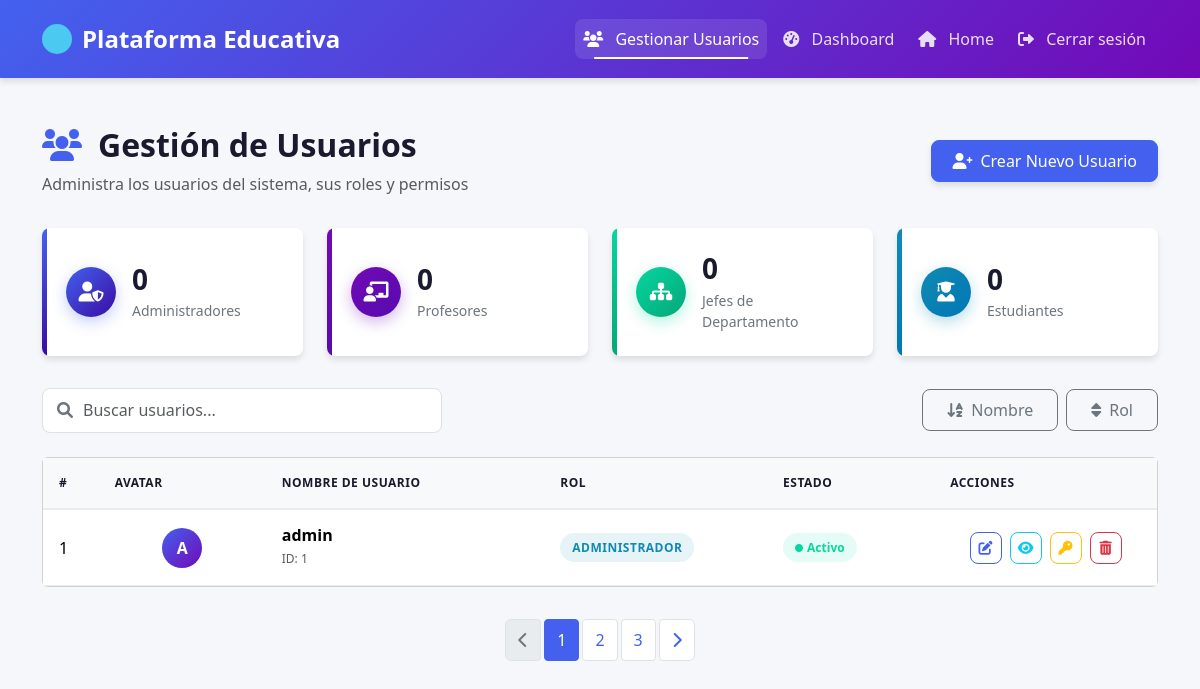
The app's page /list_users (signed in), older data.
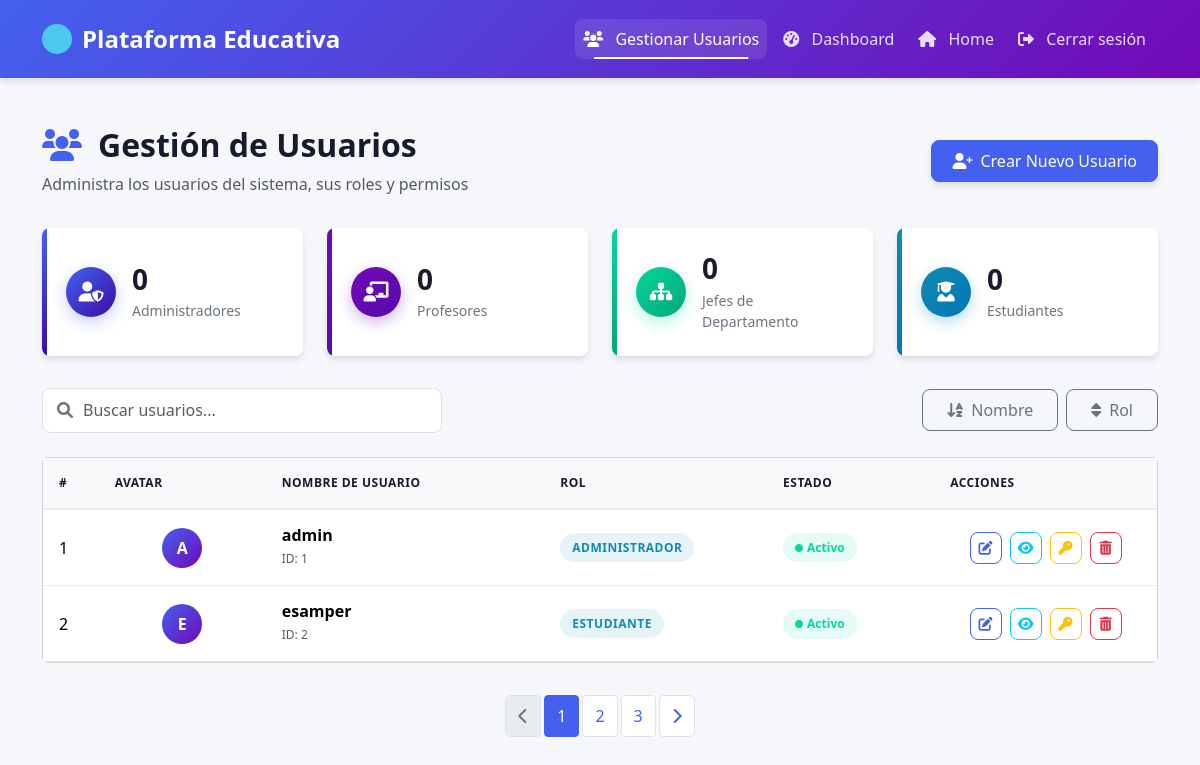
The same page, newer data.
### app/models/usuario.py (models this page shows, shortened)
class Usuario(db.Model, UserMixin):
    __tablename__ = 'usuario'
    id = Column(Integer, primary_key=True)
    nombre_completo = db.Column(db.String(100), nullable=False)
    correo = db.Column(db.String(100), unique=True, nullable=False)
    usuario = Column(String(80), unique=True, nullable=False)
    clave = Column(String(128), nullable=False)
    rol = Column(PgEnum(RolEnum), default=RolEnum.ESTUDIANTE, nullable=False)
    id_estudiante = Column(Integer, ForeignKey('estudiante.id'), nullable=True)
    id_profesor = Column(Integer, ForeignKey('profesor.id'), nullable=True)
    id_administrador = Column(Integer, ForeignKey('administrador.id'), nullable=True)
    id_jefe_departamento = Column(Integer, ForeignKey('jefe_departamento.id'), nullable=True)
    facultad_id = Column(Integer, ForeignKey('facultad.id'), nullable=True)
    facultad = relationship("Facultad", back_populates="profesores")  # O el que prefieras
    estudiante = relationship("Estudiante", back_populates="usuario", uselist=False)
    profesor = relationship("Profesor", back_populates="usuario", uselist=False)
    administrador = relationship("Administrador", back_populates="usuario", uselist=False)
    jefe_departamento = relationship("JefeDepartamento", back_populates="usuario", uselist=False)
    respuestas = relationship("Respuesta", back_populates="usuario", cascade="all, delete-orphan")
    actividades_creadas = relationship("Actividad", back_populates="creador", cascade="all, delete-orphan")
    comentarios = relationship("Comentario", back_populates="autor", cascade="all, delete-orphan")

### app/routes/admin.py (the view)
@admin_bp.route('/list_users')
@login_required
def list_users():
    try:
        users = Usuario.query.all()
        return render_template('users/list.html', users=users)
    except SQLAlchemyError as e:
        flash(f"Error al listar los usuarios: {str(e)}", 'danger')
        return redirect(url_for('admin.create_user'))

### app/extensions.py (called while the page is built)
@login_manager.user_loader
def load_user(user_id):
    return Usuario.query.get(int(user_id))

### app/templates/users/list.html (shortened to what this page needs)
{% extends 'base.html' %}
{% block styles %}
<link rel="stylesheet" href="{{ url_for('static', filename='css/user/management.css') }}">
{% endblock %}
{% block navbar %}
{% include 'components/navbar-dash.html' %}
{% endblock %}
{% block content %}
<div class="container mt-5">
    <div class="page-header animate-on-scroll">
        <div class="header-content">
            <h2><i class="fas fa-users me-3"></i>Gestión de Usuarios</h2>
            <p class="text-muted">Administra los usuarios del sistema, sus roles y permisos</p>
        </div>
        <div class="header-actions">
            <a href="{{ url_for('admin.create_user') }}" class="btn btn-primary">
                <i class="fas fa-user-plus me-2"></i>Crear Nuevo Usuario
            </a>
        </div>
    </div>
    <div class="user-stats animate-on-scroll">
        <div class="stat-card">
            <div class="stat-icon admin-icon">
                <i class="fas fa-user-shield"></i>
            </div>
            <div class="stat-content">
                <h3>{{ users|selectattr('role', 'equalto', 'admin')|list|length }}</h3>
                <p>Administradores</p>
            </div>
        </div>
        <div class="stat-card">
            <div class="stat-icon teacher-icon">
                <i class="fas fa-chalkboard-teacher"></i>
            </div>
            <div class="stat-content">
                <h3>{{ users|selectattr('role', 'equalto', 'teacher')|list|length }}</h3>
                <p>Profesores</p>
            </div>
        </div>
        <div class="stat-card">
            <div class="stat-icon head-icon">
                <i class="fas fa-sitemap"></i>
            </div>
            <div class="stat-content">
                <h3>{{ users|selectattr('role', 'equalto', 'jefe_departamento')|list|length }}</h3>
                <p>Jefes de Departamento</p>
            </div>
        </div>
        <div class="stat-card">
            <div class="stat-icon student-icon">
                <i class="fas fa-user-graduate"></i>
            </div>
            <div class="stat-content">
                <h3>{{ users|selectattr('role', 'equalto', 'student')|list|length }}</h3>
                <p>Estudiantes</p>
            </div>
        </div>
    </div>
    <div class="search-filter-container animate-on-scroll">
        <div class="search-box">
            <i class="fas fa-search"></i>
            <input type="text" id="userSearch" placeholder="Buscar usuarios..." class="form-control">
        </div>
        <div class="filter-options">
            <div class="sort-options">
                <button class="btn btn-outline-secondary" id="sortByUsername">
                    <i class="fas fa-sort-alpha-down me-2"></i>Nombre
                </button>
                <button class="btn btn-outline-secondary" id="sortByRole">
                    <i class="fas fa-sort me-2"></i>Rol
                </button>
            </div>
        </div>
    </div>
    <div class="user-table-container animate-on-scroll">
        <div class="card">
            <div class="card-body p-0">
                <div class="table-responsive">
                    <table class="table user-table" id="userTable">
                        <thead>
                            <tr>
                                <th width="5%">#</th>
                                <th width="15%">Avatar</th>
                                <th width="25%">Nombre de Usuario</th>
                                <th width="20%">Rol</th>
                                <th width="15%">Estado</th>
                                <th width="20%">Acciones</th>
                            </tr>
                        </thead>
                        <tbody>
                            {% for user in users %}
                            <tr class="user-row" data-role="{{ user.role }}">
                                <td>{{ loop.index }}</td>
                                <td>
                                    <div class="user-avatar">
                                        <span>{{ user.usuario[0].upper() }}</span>
                                    </div>
                                </td>
                                <td>
                                    <div class="user-info">
                                        <h6 class="mb-0">{{ user.usuario }}</h6>
                                        <small class="text-muted">ID: {{ user.id }}</small>
                                    </div>
                                </td>
                                <td>
                                    <span class="role-badge
                                        {% if user.rol.value == 'Administrador' %}role-admin
                                        {% elif user.rol.value == 'profesor' %}role-teacher
                                        {% elif user.rol.value == 'jefe_departamento' %}role-head
                                        {% else %}role-student{% endif %}">
                                        {% if user.rol.value == 'administrador' %}Administrador
                                        {% elif user.rol.value == 'profesor' %}Profesor
                                        {% elif user.rol.value == 'jefe_departamento' %}Jefe de Departamento
                                        {% else %}Estudiante{% endif %}
                                    </span>
                                </td>
                                <td>
                                    <span class="status-badge status-active">
                                        <i class="fas fa-circle me-1"></i>Activo
                                    </span>
                                </td>
                                <td>
                                    <div class="action-buttons">
                                        <a href="{{ url_for('admin.edit_user', user_id=user.id) }}"
                                            class="btn btn-sm btn-outline-primary" data-bs-toggle="tooltip"
                                            title="Editar Usuario">
                                            <i class="fas fa-edit"></i>
                                        </a>
                                        <a href="{{ url_for('admin.detail_user', user_id=user.id) }}"
                                            class="btn btn-sm btn-outline-info" data-bs-toggle="tooltip"
                                            title="Ver Detalles">
                                            <i class="fas fa-eye"></i>
                                        </a>
                                        <a href="{{ url_for('admin.reset_password', user_id=user.id) }}"
                                            class="btn btn-sm btn-outline-warning" data-bs-toggle="tooltip"
                                            title="Restablecer Contraseña">
                                            <i class="fas fa-key"></i>
                                        </a>
                                        <button type="button" class="btn btn-sm btn-outline-danger delete-user-btn"
                                            data-user-id="{{ user.id }}" data-username="{{ user.username }}"
                                            data-bs-toggle="tooltip" title="Eliminar Usuario">
                                            <i class="fas fa-trash-alt"></i>
                                        </button>
                                    </div>
                                </td>
                            </tr>
                            {% endfor %}
                        </tbody>
                    </table>
                </div>
            </div>
        </div>
    </div>
    <div class="pagination-container animate-on-scroll">
        <nav aria-label="User pagination">
            <ul class="pagination justify-content-center">
                <li class="page-item disabled">
                    <a class="page-link" href="#" tabindex="-1" aria-disabled="true">
                        <i class="fas fa-chevron-left"></i>
                    </a>
                </li>
                <li class="page-item active"><a class="page-link" href="#">1</a></li>
                <li class="page-item"><a class="page-link" href="#">2</a></li>
                <li class="page-item"><a class="page-link" href="#">3</a></li>
                <li class="page-item">
                    <a class="page-link" href="#">
                        <i class="fas fa-chevron-right"></i>
                    </a>
                </li>
            </ul>
        </nav>
    </div>
</div>
{% endblock %}

### app/templates/base.html (shortened to what this page needs)
<!DOCTYPE html>
<html lang="es">
<head>
    <link href="https://cdn.jsdelivr.net/npm/bootstrap@5.3.3/dist/css/bootstrap.min.css" rel="stylesheet"
>
    <link rel="stylesheet" href="https://cdnjs.cloudflare.com/ajax/libs/font-awesome/6.0.0-beta3/css/all.min.css">
    <link rel="stylesheet" href="{{ url_for('static', filename='css/base.css') }}">
    {% block styles %}
    {% endblock %}
</head>
<body>
    {% block navbar %}
    {% endblock  %}
    <main>
        {% block content %}{% endblock %}
    </main>
</body>
</html>

### app/templates/components/navbar-dash.html (shortened to what this page needs)
<header>
    <nav class="navbar navbar-expand-lg navbar-dark">
        <div class="container">
            <a class="navbar-brand" href="{{ url_for('main.index') }}">Plataforma Educativa</a>
            <div class="collapse navbar-collapse justify-content-end" id="navbarNav">
                {% if current_user.is_authenticated %}
                <ul class="navbar-nav ms-auto">
                    {% if current_user.rol.value == 'administrador' %}
                    <li class="nav-item">
                        <a class="nav-link" href="{{ url_for('admin.list_users') }}">
                            <i class="fas fa-users"></i>
                            Gestionar Usuarios
                        </a>
                    </li>
                    {% endif %}
                    <li class="nav-item">
                        <a class="nav-link" href="{{ url_for('auth.login') }}">
                            <i class="fas fa-tachometer-alt"></i>
                            Dashboard
                        </a>
                    </li>
                    <li class="nav-item">
                        <a class="nav-link" href="{{ url_for('main.index') }}">
                            <i class="fas fa-home"></i>
                            Home
                        </a>
                    </li>
                    <li class="nav-item">
                        <a class="nav-link" href="{{ url_for('auth.logout') }}">
                            <i class="fas fa-sign-out-alt"></i>
                            Cerrar sesión
                        </a>
                    </li>
                </ul>
                {% endif %}
            </div>
        </div>
    </nav>
</header>

### app/static/css/base.css (style rules this page uses)
:root { --primary-color: #4361ee; --primary-light: #4895ef; --primary-dark: #3a0ca3; --secondary-color: #7209b7; --accent-color: #4cc9f0; --gradient-primary: linear-gradient(135deg, var(--primary-color), var(--secondary-color)); --gradient-accent: linear-gradient(135deg, var(--accent-color), var(--primary-light)); --dark-color: #1a1a2e; --dark-medium: #16213e; --gray-dark: #343a40; --gray-medium: #6c757d; --gray-light: #adb5bd; --light-color: #f8f9fa; --white-color: #ffffff; --success-color: #06d6a0; --warning-color: #ffd166; --danger-color: #ef476f; --info-color: #118ab2; --border-radius-sm: 4px; --border-radius: 8px; --border-radius-lg: 16px; --box-shadow-sm: 0 2px 4px rgba(0, 0, 0, 0.1); --box-shadow: 0 4px 6px rgba(0, 0, 0, 0.1); --box-shadow-lg: 0 10px 15px rgba(0, 0, 0, 0.1); --font-family: 'Segoe UI', Tahoma, Geneva, Verdana, sans-serif; --font-size-xs: 0.75rem; --font-size-sm: 0.875rem; --font-size-md: 1rem; --font-size-lg: 1.25rem; --font-size-xl: 1.5rem; --font-size-xxl: 2rem; --transition-fast: 0.2s ease; --transition-normal: 0.3s ease; --transition-slow: 0.5s ease; --easing-bounce: cubic-bezier(0.68, -0.55, 0.265, 1.55); }
body { font-family: var(--font-family); color: var(--dark-color); background-color: #f5f7fa; transition: background-color var(--transition-normal); overflow-x: hidden; scroll-behavior: smooth; position: relative; min-height: 100vh; }
h1, h2, h3, h4, h5, h6 { font-weight: 700; line-height: 1.2; }
a { text-decoration: none; color: var(--primary-color); transition: all var(--transition-normal); }
.btn { border-radius: var(--border-radius); padding: 0.5rem 1.5rem; font-weight: 500; transition: all var(--transition-normal); position: relative; overflow: hidden; z-index: 1; }
.btn::after { content: ''; position: absolute; bottom: 0; left: 0; width: 100%; height: 0; background-color: rgba(255, 255, 255, 0.2); transition: all var(--transition-normal); z-index: -1; }
.btn-primary { background-color: var(--primary-color); border-color: var(--primary-color); }
.btn-outline-primary { color: var(--primary-color); border-color: var(--primary-color); }
.navbar { padding: 1rem 0; transition: all var(--transition-normal); background: var(--gradient-primary) !important; box-shadow: var(--box-shadow); }
.navbar-brand { font-weight: 700; font-size: var(--font-size-xl); color: white !important; display: flex; align-items: center; position: relative; }
.navbar-brand::before { content: ""; display: inline-block; width: 30px; height: 30px; margin-right: 10px; background-color: var(--accent-color); border-radius: 50%; transition: transform 0.3s var(--easing-bounce); }
.navbar-nav .nav-item { position: relative; margin: 0 0.25rem; }
.navbar-nav .nav-link { color: rgba(255, 255, 255, 0.85) !important; font-weight: 500; padding: 0.5rem 1rem; border-radius: var(--border-radius); transition: all var(--transition-normal); position: relative; }
.navbar-nav .nav-link::after { content: ''; position: absolute; bottom: 0; left: 50%; width: 0; height: 2px; background-color: white; transition: all var(--transition-normal); transform: translateX(-50%); }
.navbar-nav .nav-link.active { color: white !important; background-color: rgba(255, 255, 255, 0.1); }
.navbar-nav .nav-link.active::after { width: 80%; }
.navbar-nav .nav-link i { margin-right: 8px; transition: transform var(--transition-normal); }
.animate-on-scroll { opacity: 0; transform: translateY(30px); transition: opacity 0.8s ease, transform 0.8s ease; }
.animate-on-scroll.visible { opacity: 1; transform: translateY(0); }

Row changes from the older to the newer data that the page shows:
added Usuario: usuario "E", usuario "esamper", id "2", rol "ESTUDIANTE"
